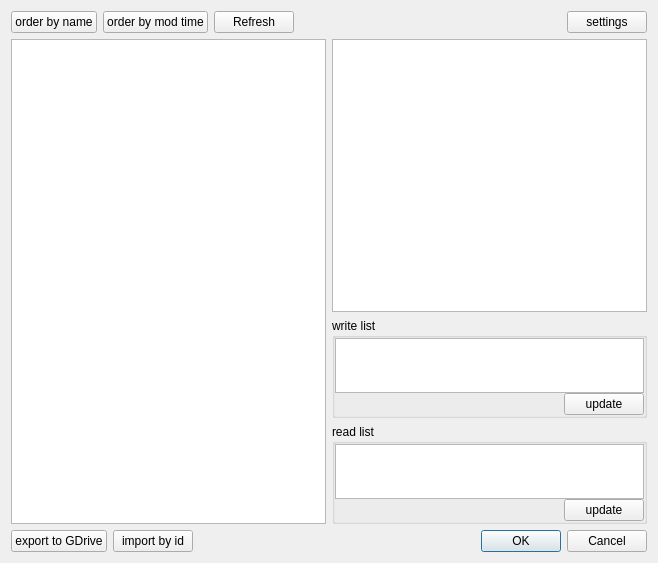
<?xml version="1.0" encoding="UTF-8"?>
<ui version="4.0">
 <class>CSVProviderDialogBase</class>
 <widget class="QDialog" name="CSVProviderDialogBase">
  <property name="geometry">
   <rect>
    <x>0</x>
    <y>0</y>
    <width>658</width>
    <height>563</height>
   </rect>
  </property>
  <property name="windowTitle">
   <string>CSV Provider</string>
  </property>
  <layout class="QVBoxLayout" name="verticalLayout_4">
   <item>
    <layout class="QHBoxLayout" name="horizontalLayout_3">
     <item>
      <widget class="QPushButton" name="orderByNameButton">
       <property name="text">
        <string>order by name</string>
       </property>
      </widget>
     </item>
     <item>
      <widget class="QPushButton" name="orderByModTime">
       <property name="text">
        <string>order by mod time</string>
       </property>
      </widget>
     </item>
     <item>
      <widget class="QPushButton" name="refreshButton">
       <property name="text">
        <string>Refresh</string>
       </property>
      </widget>
     </item>
     <item>
      <spacer name="horizontalSpacer_2">
       <property name="orientation">
        <enum>Qt::Horizontal</enum>
       </property>
       <property name="sizeHint" stdset="0">
        <size>
         <width>40</width>
         <height>20</height>
        </size>
       </property>
      </spacer>
     </item>
     <item>
      <widget class="QPushButton" name="settingsButton">
       <property name="text">
        <string>settings</string>
       </property>
      </widget>
     </item>
    </layout>
   </item>
   <item>
    <layout class="QHBoxLayout" name="horizontalLayout_2">
     <item>
      <widget class="QListWidget" name="listWidget"/>
     </item>
     <item>
      <layout class="QVBoxLayout" name="verticalLayout">
       <item>
        <widget class="QTextEdit" name="infoTextBox"/>
       </item>
       <item>
        <widget class="QGroupBox" name="groupBox">
         <property name="sizePolicy">
          <sizepolicy hsizetype="Preferred" vsizetype="Maximum">
           <horstretch>0</horstretch>
           <verstretch>0</verstretch>
          </sizepolicy>
         </property>
         <property name="maximumSize">
          <size>
           <width>16777215</width>
           <height>100</height>
          </size>
         </property>
         <property name="title">
          <string>write list</string>
         </property>
         <property name="flat">
          <bool>false</bool>
         </property>
         <layout class="QHBoxLayout" name="horizontalLayout_7">
          <property name="spacing">
           <number>0</number>
          </property>
          <property name="margin">
           <number>0</number>
          </property>
          <item>
           <layout class="QVBoxLayout" name="verticalLayout_2">
            <item>
             <widget class="QPlainTextEdit" name="writeListTextBox"/>
            </item>
            <item>
             <layout class="QHBoxLayout" name="horizontalLayout_8">
              <item>
               <spacer name="horizontalSpacer_5">
                <property name="orientation">
                 <enum>Qt::Horizontal</enum>
                </property>
                <property name="sizeHint" stdset="0">
                 <size>
                  <width>40</width>
                  <height>20</height>
                 </size>
                </property>
               </spacer>
              </item>
              <item>
               <widget class="QPushButton" name="updateWriteListButton">
                <property name="text">
                 <string>update</string>
                </property>
               </widget>
              </item>
             </layout>
            </item>
           </layout>
          </item>
         </layout>
        </widget>
       </item>
       <item>
        <widget class="QGroupBox" name="groupBox_3">
         <property name="sizePolicy">
          <sizepolicy hsizetype="Preferred" vsizetype="Maximum">
           <horstretch>0</horstretch>
           <verstretch>0</verstretch>
          </sizepolicy>
         </property>
         <property name="maximumSize">
          <size>
           <width>16777215</width>
           <height>100</height>
          </size>
         </property>
         <property name="title">
          <string>read list</string>
         </property>
         <property name="flat">
          <bool>false</bool>
         </property>
         <layout class="QHBoxLayout" name="horizontalLayout_9">
          <property name="spacing">
           <number>0</number>
          </property>
          <property name="margin">
           <number>0</number>
          </property>
          <item>
           <layout class="QVBoxLayout" name="verticalLayout_3">
            <item>
             <widget class="QPlainTextEdit" name="readListTextBox"/>
            </item>
            <item>
             <layout class="QHBoxLayout" name="horizontalLayout_4">
              <item>
               <spacer name="horizontalSpacer_4">
                <property name="orientation">
                 <enum>Qt::Horizontal</enum>
                </property>
                <property name="sizeHint" stdset="0">
                 <size>
                  <width>40</width>
                  <height>20</height>
                 </size>
                </property>
               </spacer>
              </item>
              <item>
               <widget class="QPushButton" name="updateReadListButton">
                <property name="text">
                 <string>update</string>
                </property>
               </widget>
              </item>
             </layout>
            </item>
           </layout>
          </item>
         </layout>
        </widget>
       </item>
      </layout>
     </item>
    </layout>
   </item>
   <item>
    <layout class="QHBoxLayout" name="horizontalLayout">
     <item>
      <widget class="QPushButton" name="exportToGDriveButton">
       <property name="text">
        <string>export to GDrive</string>
       </property>
      </widget>
     </item>
     <item>
      <widget class="QPushButton" name="importByIdButton">
       <property name="text">
        <string>import by id</string>
       </property>
      </widget>
     </item>
     <item>
      <spacer name="horizontalSpacer">
       <property name="orientation">
        <enum>Qt::Horizontal</enum>
       </property>
       <property name="sizeHint" stdset="0">
        <size>
         <width>40</width>
         <height>20</height>
        </size>
       </property>
      </spacer>
     </item>
     <item>
      <widget class="QDialogButtonBox" name="button_box">
       <property name="orientation">
        <enum>Qt::Horizontal</enum>
       </property>
       <property name="standardButtons">
        <set>QDialogButtonBox::Cancel|QDialogButtonBox::Ok</set>
       </property>
      </widget>
     </item>
    </layout>
   </item>
  </layout>
 </widget>
 <resources/>
 <connections>
  <connection>
   <sender>button_box</sender>
   <signal>accepted()</signal>
   <receiver>CSVProviderDialogBase</receiver>
   <slot>accept()</slot>
   <hints>
    <hint type="sourcelabel">
     <x>6</x>
     <y>75</y>
    </hint>
    <hint type="destinationlabel">
     <x>20</x>
     <y>20</y>
    </hint>
   </hints>
  </connection>
  <connection>
   <sender>button_box</sender>
   <signal>rejected()</signal>
   <receiver>CSVProviderDialogBase</receiver>
   <slot>reject()</slot>
   <hints>
    <hint type="sourcelabel">
     <x>6</x>
     <y>75</y>
    </hint>
    <hint type="destinationlabel">
     <x>20</x>
     <y>20</y>
    </hint>
   </hints>
  </connection>
 </connections>
</ui>
